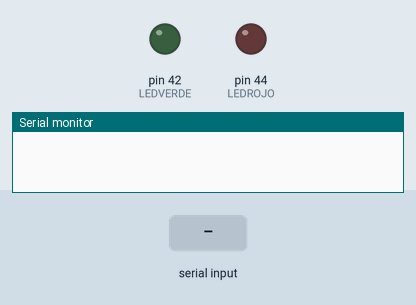
The sketch below on a simulated Arduino Mega 2560, built with avr-gcc and run on an emulated ATmega2560. Shown: output pins drawn as LEDs (lit = HIGH), the last lines printed to the serial monitor. Inputs (shaded band) come from the test bench.

Above: at 1.2 s.
1.3 s: "1" received over the second serial link
At 2.0 s:
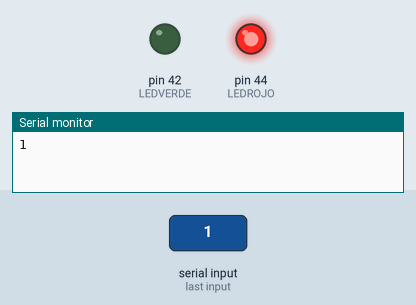
2.8 s: "C" received over the second serial link
At 3.1 s:
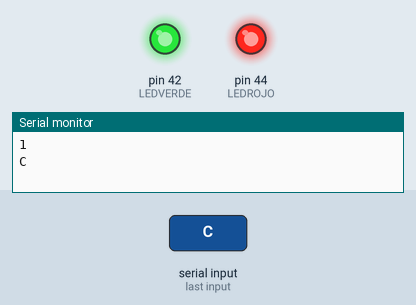
4.3 s: "2" received over the second serial link
At 5.5 s:
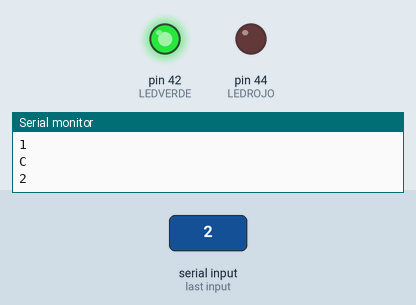
Timing chart, 0 to 7.3 s (numbered marks = the images above; inputs shaded):
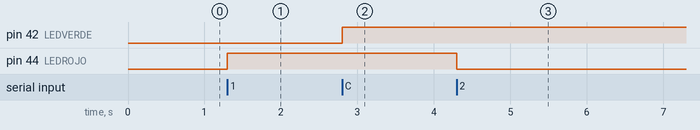

Measured:
- after the input at 1.3 s, pin 44 (LEDROJO): LOW → HIGH at once
- after the input at 2.8 s, pin 42 (LEDVERDE): LOW → HIGH at once
- after the input at 4.3 s, pin 44 (LEDROJO): HIGH → LOW at once

The sketch:

Control_arduino.ino
```cpp
#include <SoftwareSerial.h>

SoftwareSerial miBT(10, 11);
char DATO = 0;
int LEDROJO = 44;
int LEDVERDE = 42;

void setup(){
  Serial.begin(9600);
  miBT.begin(38400);
  pinMode(LEDROJO, OUTPUT);
  pinMode(LEDVERDE, OUTPUT);
}

void loop(){
  if (miBT.available()){
    DATO = miBT.read();
    Serial.println(DATO);

    if (DATO == '1'){
      digitalWrite(LEDROJO, HIGH);
    } else if (DATO == '2'){
      digitalWrite(LEDROJO, LOW);
    }

    if (DATO == 'C'){
      digitalWrite(LEDVERDE, HIGH);
    } else if (DATO == 'D'){
      digitalWrite(LEDVERDE, LOW);
    }

  }
}
```
